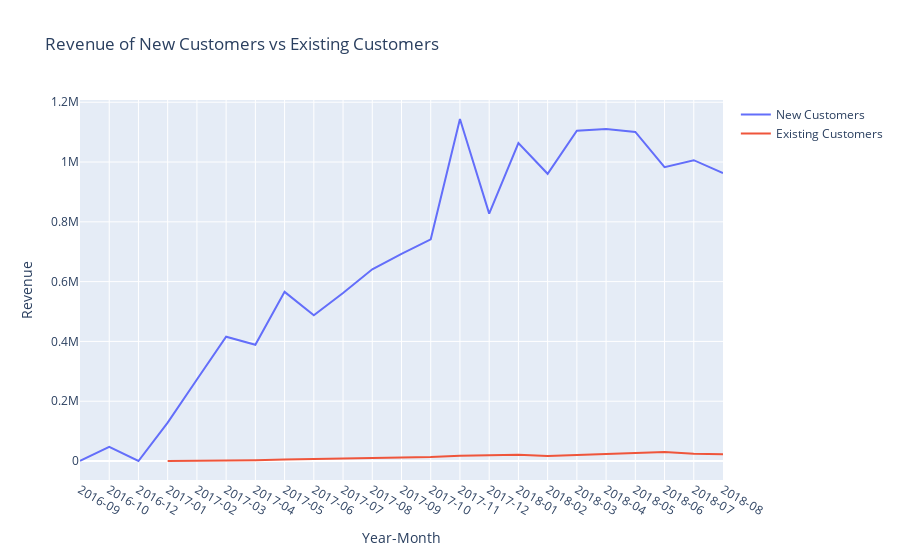

Source (notebook cell):
### Code cell
trace9 = [
        go.Scatter(
        x=temp_9[temp_9['isExisting'] == False]['MonthYear'],
        y=temp_9[temp_9['isExisting'] == False]['Revenue'],
        name = 'New Customers'
    ),
    go.Scatter(
        x=temp_9[temp_9['isExisting'] == True]['MonthYear'],
        y=temp_9[temp_9['isExisting'] == True]['Revenue'],
        name = 'Existing Customers'
    ),

]

layout = go.Layout(
        xaxis={
            "type": "category", 
            'title': 'Year-Month'
        },
        yaxis={
            'title':'Revenue'
        },
        title='Revenue of New Customers vs Existing Customers'
    )
fig = go.Figure(data=trace9, layout=layout)
iplot(fig)

### Figure 1 — Plotly figure (JSON) as saved in the notebook; plotly's stock layout.template omitted (floating-point values rounded to 4 significant figures)
{"data": [{"name": "New Customers", "type": "scatter", "x": ["2016-09", "2016-10", "2016-12", "2017-01", "2017-02", "2017-03", "2017-04", "2017-05", "2017-06", "2017-07", "2017-08", "2017-09", "2017-10", "2017-11", "2017-12", "2018-01", "2018-02", "2018-03", "2018-04", "2018-05", "2018-06", "2018-07", "2018-08"], "y": [143.5, 47090.0, 19.62, 128400.0, 272500.0, 415700.0, 388900.0, 565800.0, 487700.0, 562100.0, 641100.0, 693100.0, 741500.0, 1144000.0, 827600.0, 1064000.0, 960600.0, 1105000.0, 1110000.0, 1101000.0, 982800.0, 1006000.0, 963100.0]}, {"name": "Existing Customers", "type": "scatter", "x": ["2017-01", "2017-02", "2017-03", "2017-04", "2017-05", "2017-06", "2017-07", "2017-08", "2017-09", "2017-10", "2017-11", "2017-12", "2018-01", "2018-02", "2018-03", "2018-04", "2018-05", "2018-06", "2018-07", "2018-08"], "y": [19.62, 111.1, 645.9, 2588.0, 5039.0, 6419.0, 7943.0, 10350.0, 11340.0, 13760.0, 17980.0, 18980.0, 20640.0, 16880.0, 20050.0, 25100.0, 28790.0, 30140.0, 24010.0, 22460.0]}], "layout": {"title": {"text": "Revenue of New Customers vs Existing Customers"}, "xaxis": {"title": {"text": "Year-Month"}, "type": "category"}, "yaxis": {"title": {"text": "Revenue"}}}}
